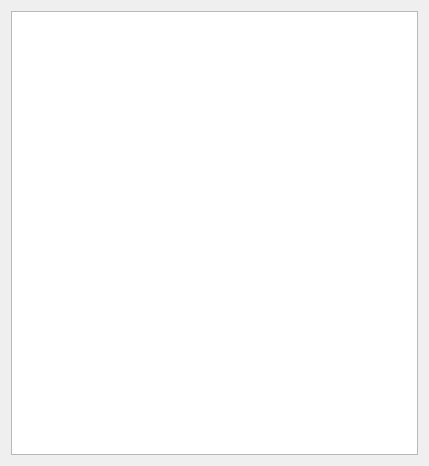
<?xml version="1.0" encoding="UTF-8"?>
<ui version="4.0">
 <class>ClientsWindow</class>
 <widget class="QWidget" name="ClientsWindow">
  <property name="geometry">
   <rect>
    <x>0</x>
    <y>0</y>
    <width>429</width>
    <height>466</height>
   </rect>
  </property>
  <property name="windowTitle">
   <string>Список клиентов</string>
  </property>
  <layout class="QVBoxLayout" name="verticalLayout">
   <item>
    <widget class="QTableWidget" name="tableWidget"/>
   </item>
  </layout>
 </widget>
 <resources/>
 <connections/>
</ui>
